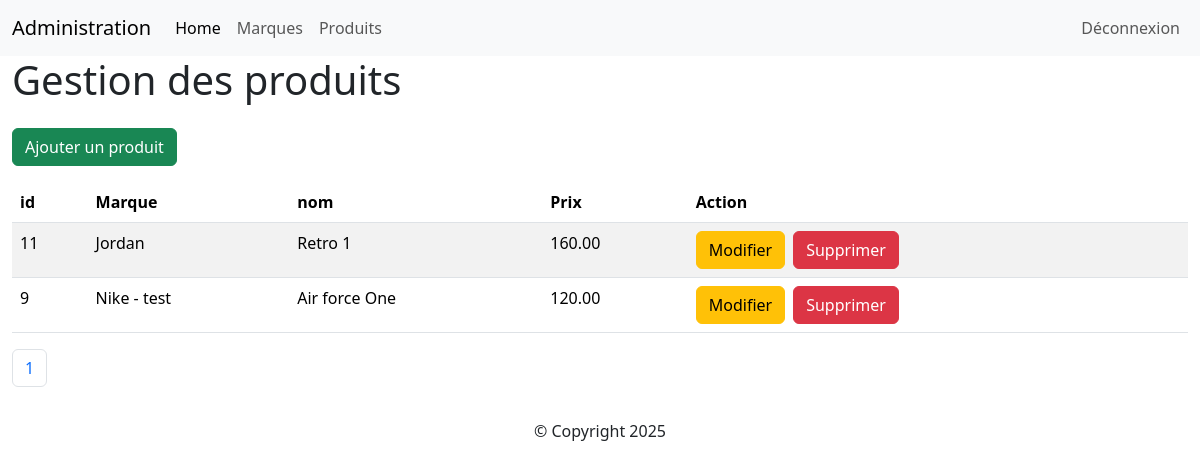
The page /admin/products.php (signed in) on the database as committed earlier.
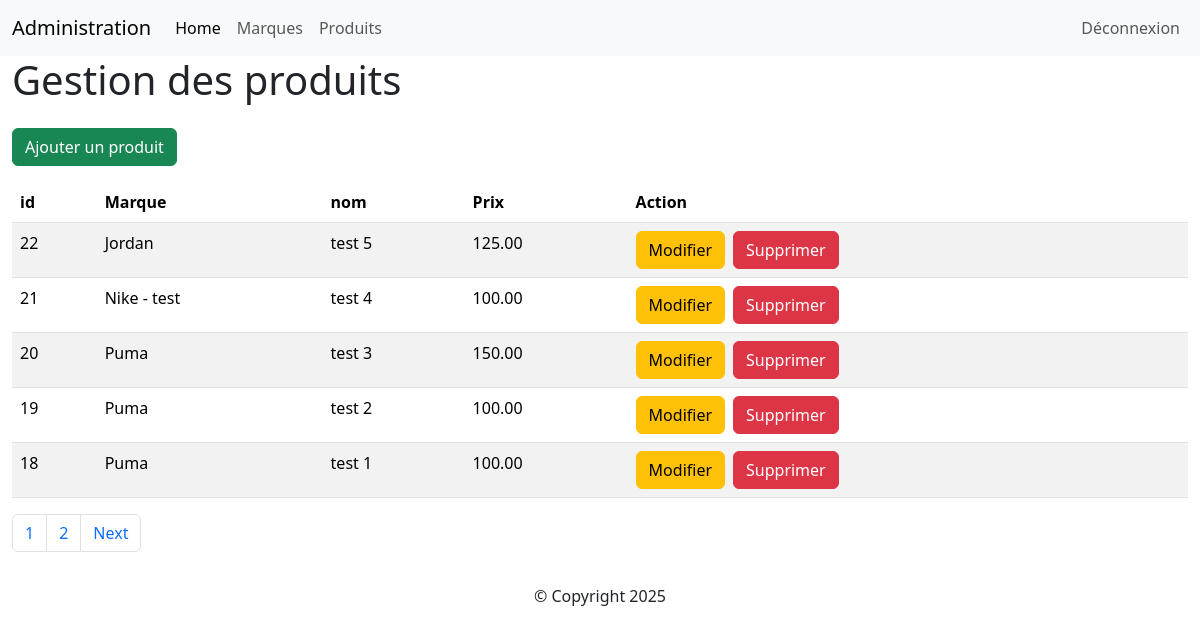
The same page on the database as committed later.
### tables this page shows
CREATE TABLE IF NOT EXISTS `products` (
  `id` int NOT NULL AUTO_INCREMENT,
  `nom` varchar(255) NOT NULL,
  `marque` int NOT NULL,
  `description` text NOT NULL,
  `cover` varchar(255) NOT NULL,
  `price` decimal(6,2) NOT NULL,
  PRIMARY KEY (`id`),
  KEY `marque` (`marque`)
);

CREATE TABLE IF NOT EXISTS `marques` (
  `id` int NOT NULL AUTO_INCREMENT,
  `nom` varchar(100) NOT NULL,
  `logo` varchar(255) DEFAULT NULL,
  PRIMARY KEY (`id`)
);

### admin/products.php (the view, shortened to what this page needs)
<?php
    require "../connexion.php";
    $reqCount = $bdd->query("SELECT * FROM products");
    $count = $reqCount->rowCount();
    $limit= 5;
    $nbPage = ceil($count/$limit);
    if(isset($_GET['page']) && is_numeric($_GET['page']))
    {
        $pg = htmlspecialchars($_GET['page']);
    }else{
        $pg = 1;
    }
    $offset = ($pg-1)*$limit;
?>
<!DOCTYPE html>
<html lang="en">
<head>
      <link href="https://cdn.jsdelivr.net/npm/bootstrap@5.3.8/dist/css/bootstrap.min.css" rel="stylesheet">
</head>
<body>
    <?php
        include("partials/header.php");
    ?>
    <div class="container-fluid">
        <h1>Gestion des produits</h1>
        <a href="addProduct.php" class="btn btn-success my-3">Ajouter un produit</a>
        <table class="table table-striped">
            <thead>
                <tr>
                    <th>id</th>
                    <th>Marque</th>
                    <th>nom</th>
                    <th>Prix</th>
                    <th>Action</th>
                </tr>
            </thead>
            <tbody>
                <?php
                    $req = $bdd->prepare("SELECT products.id AS pid, products.nom AS pnom, marques.nom AS mnom, products.price AS prix FROM products INNER JOIN marques ON products.marque = marques.id ORDER BY products.id DESC LIMIT :offset,:limit");
                    $req->bindParam(':offset',$offset, PDO::PARAM_INT);
                    $req->bindParam(':limit',$limit, PDO::PARAM_INT);
                    $req->execute();
                    while($don = $req->fetch(PDO::FETCH_ASSOC))
                    {
                        echo "<tr>";
                            echo "<td>".$don['pid']."</td>";
                            echo "<td>".$don['mnom']."</td>";
                            echo "<td>".$don['pnom']."</td>";
                            echo "<td>".$don['prix']."</td>";
                            echo "<td>";
                                echo "<a href='updateProduct.php?id=".$don['pid']."' class='btn btn-warning'>Modifier</a>";
                                echo "<a href='products.php?delete=".$don['pid']."' class='btn btn-danger mx-2'>Supprimer</a>";
                            echo "</td>";
                        echo "</tr>";
                    }
                ?>
            </tbody>
        </table>
        <nav aria-label="Page navigation example">
        <ul class="pagination">
            <?php
                for($cpt=1;$cpt<=$nbPage;$cpt++)
                {
                    echo '<li class="page-item"><a class="page-link" href="products.php?page='.$cpt.'">'.$cpt.'</a></li>';
                }
                if($pg!=$nbPage)
                {
                     echo '<li class="page-item"><a class="page-link" href="products.php?page='.($pg+1).'">Next</a></li>';
                }
            ?>
        </ul>
        </nav>
    </div>
    <?php
        include("partials/footer.php");
    ?>
</body>
</html>

Rows that differ between the two databases and show on the page:
no longer on this page (row unchanged): products: id "11", marques.nom "Jordan", nom "Retro 1", price "160.00"
no longer on this page (row unchanged): products: id "9", marques.nom "Nike - test", nom "Air force One", price "120.00"
added products: id "22", marques.nom "Jordan", nom "test 5", price "125.00"
added products: id "21", marques.nom "Nike - test", nom "test 4", price "100.00"
added products: id "20", marques.nom "Puma", nom "test 3", price "150.00"
added products: id "19", marques.nom "Puma", nom "test 2", price "100.00"
added products: id "18", marques.nom "Puma", nom "test 1", price "100.00"
Other text that changed with them:
new list line: "2"
text now shown: "Next"
